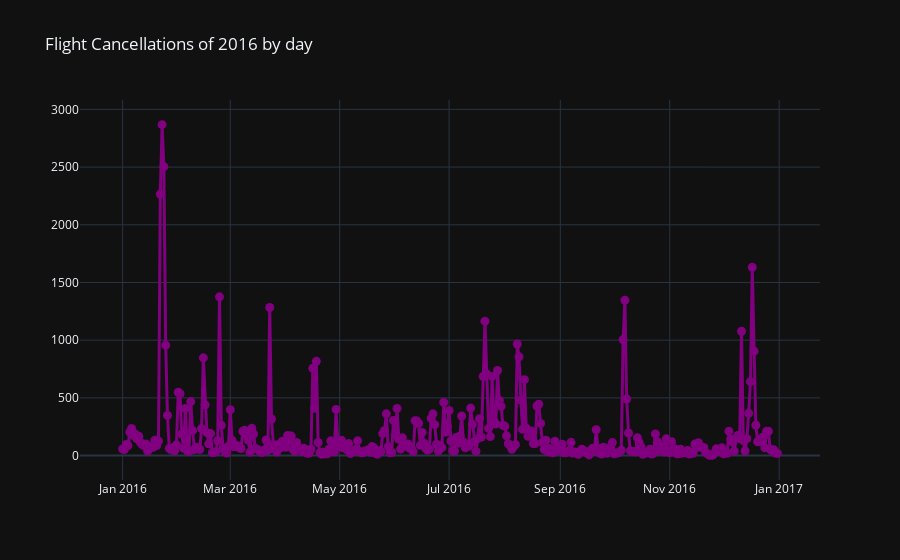

Notebook source saved alongside this figure:
### Code cell
df_2016 = df[df.FLIGHT_DATE.dt.year == 2016]
line_plot(df_2016, 'FLIGHT_DATE', 'CANCELLED', 'sum', 'Flight Cancellations of 2016 by day')

### Figure 1 — Plotly figure (JSON) as saved in the notebook; plotly's stock layout.template omitted (floating-point values rounded to 4 significant figures; data arrays with more than 128 entries replaced by an {"elided": "..."} marker saying what was removed)
{"data": [{"line": {"color": "purple", "width": 3}, "marker": {"size": 9}, "mode": "lines+markers", "name": "'spline'", "type": "scatter", "x": {"elided": "366 str values"}, "y": {"elided": "366 int values"}}], "layout": {"title": {"text": "Flight Cancellations of 2016 by day"}}}
